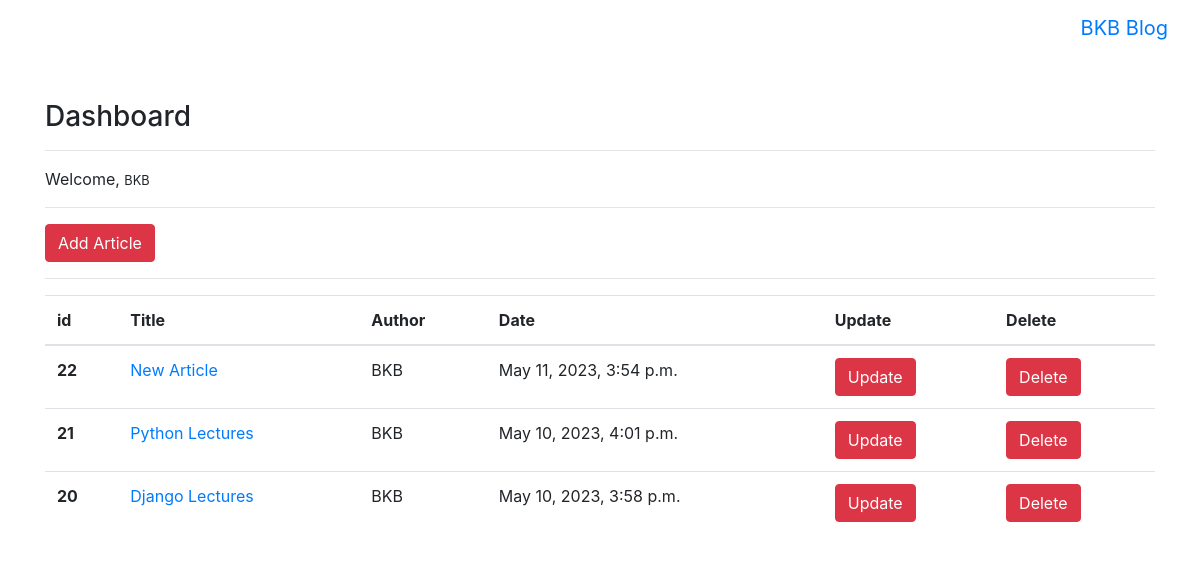
The page /articles/dashboard/ (signed in) on the database its author committed.
### article/models.py (models this page shows, shortened)
class Article(models.Model):
    author = models.ForeignKey("auth.User", on_delete = models.CASCADE)
    title = models.CharField(max_length = 50)
    content = RichTextField()
    created_date = models.DateTimeField(auto_now_add = True)
    article_image = models.FileField(blank = True, null = True, verbose_name = "Add image to the article")
    class Meta:
        ordering = ['-created_date']

### article/views.py (the view)
# urls.py: path('dashboard/', views.dashboard, name = "dashboard"),
@login_required(login_url = "user:login")
def dashboard(request):
     articles = Article.objects.filter(author = request.user)
     context = {
          "articles" : articles
     }
     return render(request, "dashboard.html", context)

### templates/dashboard.html
{% extends "layout.html" %} {% block body %}
<h3>Dashboard</h3>
<hr />
<p>Welcome, <small>{{ request.user.username }}</small></p>
<hr />
<a class="btn btn-danger" href="{% url 'article:addarticle' %}">Add Article</a>
<hr />
{% if articles %}
<table class="table">
  <thead>
    <tr>
      <th scope="col">id</th>
      <th scope="col">Title</th>
      <th scope="col">Author</th>
      <th scope="col">Date</th>
      <th scope="col">Update</th>
      <th scope="col">Delete</th>
    </tr>
  </thead>
  <tbody>
    {% for article in articles %}
    <tr>
      <th scope="row">{{ article.id }}</th>
      <td>
        <a href="{% url 'article:detail' article.id %}">{{ article.title }}</a>
      </td>
      <td>{{ article.author.username }}</td>
      <td>{{ article.created_date }}</td>
      <td>
        <a href="{% url 'article:update' article.id %}" class="btn btn-danger"
          >Update</a
        >
      </td>
      <td>
        <a href="{% url 'article:delete' article.id %}" class="btn btn-danger"
          >Delete</a
        >
      </td>
    </tr>
    {% endfor %}
  </tbody>
</table>
{% else %}
<div class="alert alert-danger">You don't have an article yet.</div>
{% endif %} {% endblock %}

### rows shown on the page
Article: id "22", title "New Article", author.username "BKB", created_date "May 11, 2023, 3:54 p.m."
Article: id "21", title "Python Lectures", author.username "BKB", created_date "May 10, 2023, 4:01 p.m."
Article: id "20", title "Django Lectures", author.username "BKB", created_date "May 10, 2023, 3:58 p.m."

### other values the page prints
{{ request.user.username }} "BKB"
